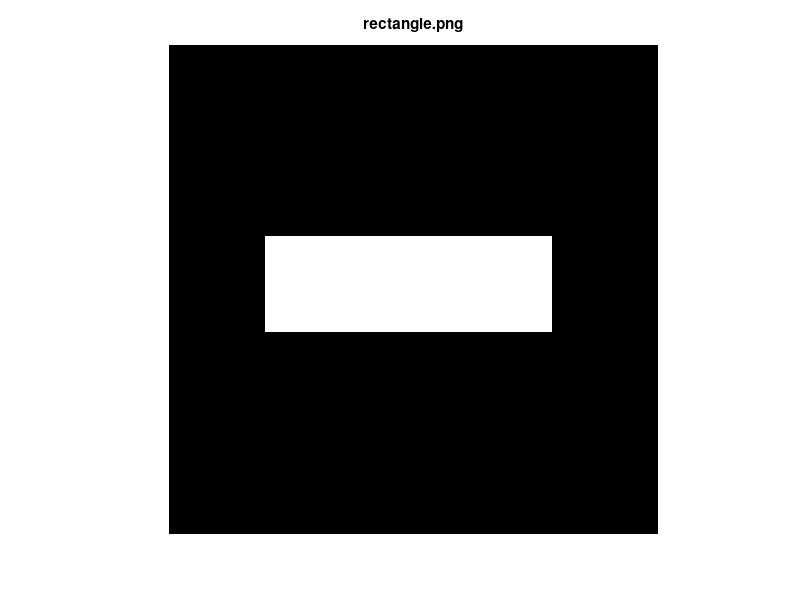
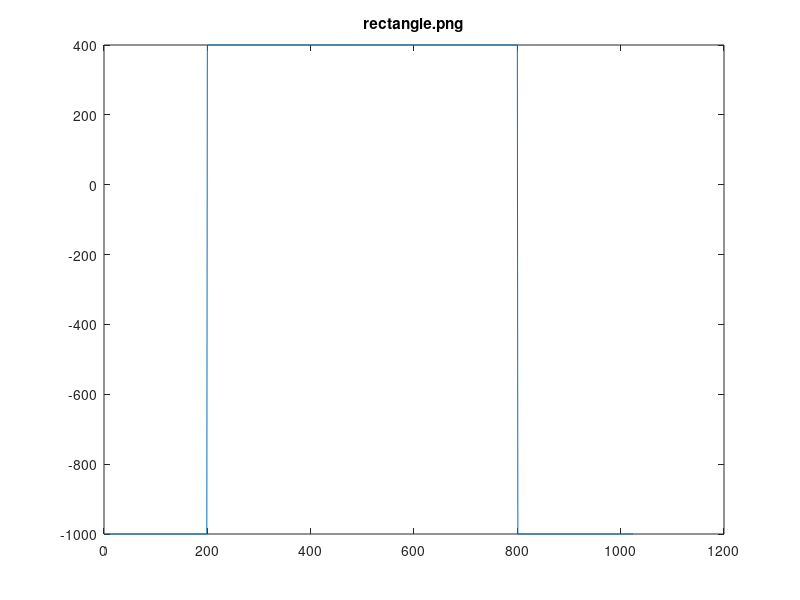

Source code (MATLAB) for these figures, in order: (Note: this script raises an error after producing the figures.)
clear all;
% The script generates a digital phantom with a rectangle in the center. The 
% attenuation of the rectangle is 400 HU everywhere.

P=uint16(zeros(1024,1024));
P(400:600, 200:800)=1400;
imshow(P)
caxis([0 max(max(P))])
title('rectangle.png')
figure(2);
plot(int32(P(512,:))-1000);
title('rectangle.png')
imwrite(P, 'rectangle.png', 'BitDepth', 16); % 16 bit

